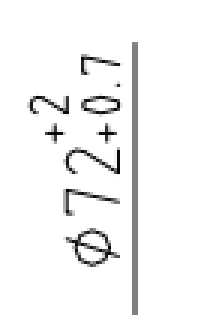
#> input picture raw_data/1.png, 74 x 105 px (shown 3 times larger); its folder holds only this picture in this run
$ python rich_datasets.py
#> lines starting #> are read from the running program, lines starting #| are printed output that depends on the picture
import cv2
import numpy as np
import os
import random

# ================= 配置区域 =================
INPUT_DIR = "raw_data"  # 你存放那100张图的文件夹
OUTPUT_DIR = "augmented_dataset"  # 增强后的图片存放处
START_ID = 101  # 起始编号
# ===========================================

if not os.path.exists(OUTPUT_DIR):
    os.makedirs(OUTPUT_DIR)


def add_gaussian_noise(image):
    """添加高斯噪声"""
    row, col, ch = image.shape
    mean = 0
    var = 0.1
    sigma = var ** 0.5
    gauss = np.random.normal(mean, sigma, (row, col, ch))
    gauss = gauss.reshape(row, col, ch)
    noisy = image + gauss * 20
    return np.clip(noisy, 0, 255).astype(np.uint8)


def adjust_brightness_contrast(image):
    """随机调节亮度和对比度"""
    brightness = random.uniform(0.7, 1.3)
    contrast = random.uniform(0.7, 1.3)
    return cv2.convertScaleAbs(image, alpha=contrast, beta=brightness)


def add_blur(image):
    """随机模糊"""
    kernel_size = random.choice([3, 5])
    return cv2.GaussianBlur(image, (kernel_size, kernel_size), 0)


def random_padding(image):
    """随机增加白色边框（模拟偏移）"""
    h, w = image.shape[:2]
    pad_top = random.randint(0, 10)
    pad_bot = random.randint(0, 10)
    pad_left = random.randint(0, 10)
    pad_right = random.randint(0, 10)
    # 使用白色填充
    return cv2.copyMakeBorder(image, pad_top, pad_bot, pad_left, pad_right, cv2.BORDER_CONSTANT, value=[255, 255, 255])


# 获取所有图片
files = [f for f in os.listdir(INPUT_DIR) if f.lower().endswith(('.png', '.jpg', '.jpeg'))]
current_id = START_ID

print(f"开始处理，原始图片数量: {len(files)}")

for file_name in files:
    img_path = os.path.join(INPUT_DIR, file_name)
    img = cv2.imread(img_path)
#> img is the input picture: shape (105, 74, 3); min 0, max 255, mean 245
    if img is None: continue

    # 每张原始图片生成 3 张增强后的图片
    for i in range(3):
        aug_img = img.copy()

        # 随机组合增强算法
        ops = [add_gaussian_noise, adjust_brightness_contrast, add_blur, random_padding]
        random.shuffle(ops)

        # 随机执行其中1-2种增强
        for op in ops[:random.randint(1, 2)]:
            aug_img = op(aug_img)

        # 统一缩放回合理尺寸（可选，如果你的切片大小差异太大）
        # aug_img = cv2.resize(aug_img, (width, height))

        # 保存图片
        save_name = f"{current_id}.png"
        cv2.imwrite(os.path.join(OUTPUT_DIR, save_name), aug_img)

        print(f"生成图片: {save_name} (源自 {file_name})")
        current_id += 1
#> this loop made 3 passes
#> save_name on pass 1: '101.png'
#> save_name on pass 2: '102.png'
#| 生成图片: 101.png (源自 1.png)
#| 生成图片: 102.png (源自 1.png)
#| 生成图片: 103.png (源自 1.png)
#> pass 1, in add_gaussian_noise, `gauss = np.random.normal(mean, sigma, (row, col, ch))`:
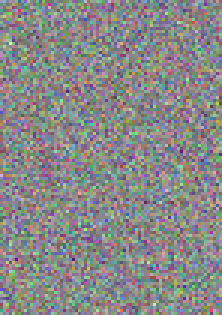
#> gauss: shape (105, 74, 3) float64 (shown 3 times larger); mean of channels 0, 1, 2 -0.00216, 0.000727, 0.000871; drawn with min black and max white
#> pass 1, in add_gaussian_noise, `noisy = image + gauss * 20`:
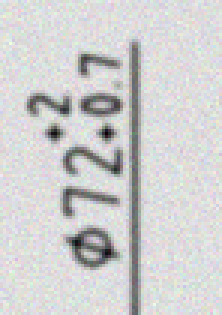
#> noisy: shape (105, 74, 3) float64 (shown 3 times larger); mean of channels 0, 1, 2 245, 245.1, 245.1; drawn with min black and max white
#> pass 1, `cv2.imwrite(os.path.join(OUTPUT_DIR, save_name), aug_img)`:
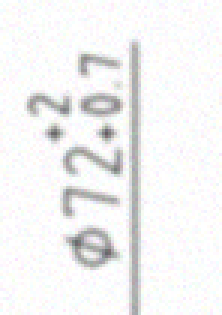
#> saved as 101.png: shape (105, 74, 3) (shown 3 times larger); mean B, G, R 242.7, 242.8, 242.8
#> pass 2, in add_gaussian_noise (call 2), `noisy = image + gauss * 20`:
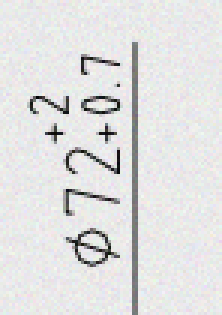
#> noisy: shape (105, 74, 3) float64 (shown 3 times larger); mean B, G, R 245, 245, 245; drawn with min black and max white
#> after the loop, current_id = 104

print(f"处理完成！最终数据集总数: {current_id - START_ID} 张，起始编号: {START_ID}")
#| 处理完成！最终数据集总数: 3 张，起始编号: 101

$ run again, on raw_data/12.png
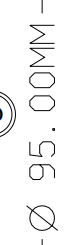
#> input picture raw_data/12.png, 81 x 245 px
#> img is the input picture: shape (245, 81, 3); mean B, G, R 245.9, 245.9, 245.9
#> the loop `for i in range(3):` made 3 passes
#> save_name on pass 1: '101.png'
#> (printed output is left out)
#> pass 1, in add_gaussian_noise, `gauss = np.random.normal(mean, sigma, (row, col, ch))`:
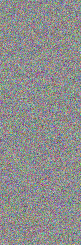
#> gauss: shape (245, 81, 3) float64; mean of channels 0, 1, 2 -0.00379, 0.000765, 0.00101; drawn with min black and max white
#> pass 2, in add_gaussian_noise (call 2), `noisy = image + gauss * 20`:
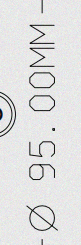
#> noisy: shape (245, 81, 3) float64; mean B, G, R 246, 246, 245.8; drawn with min black and max white
#> after the loop `for i in range(3):`: current_id = 104
#| 处理完成！最终数据集总数: 3 张，起始编号: 101

$ run again, on raw_data/13.png
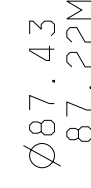
#> input picture raw_data/13.png, 91 x 188 px
#> img is the input picture: shape (188, 91, 3); min 0, max 255, mean 245.2
#> the loop `for i in range(3):` made 3 passes
#> save_name on pass 1: '101.png'
#> (printed output is left out)
#> pass 1, in add_gaussian_noise, `noisy = image + gauss * 20`:
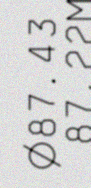
#> noisy: shape (188, 91, 3) float64; mean of channels 0, 1, 2 245.1, 245.2, 245.1; drawn with min black and max white
#> pass 2, in add_gaussian_noise (call 2), `noisy = image + gauss * 20`:
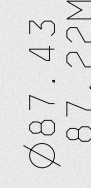
#> noisy: shape (188, 91, 3) float64; mean B, G, R 245.2, 245.3, 245.2; drawn with min black and max white
#> after the loop `for i in range(3):`: current_id = 104
#| 处理完成！最终数据集总数: 3 张，起始编号: 101

$ run again, on raw_data/10.png
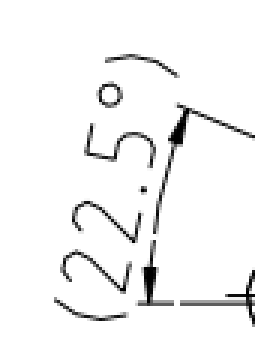
#> input picture raw_data/10.png, 85 x 115 px (shown 3 times larger)
#> img is the input picture: shape (115, 85, 3); min 0, max 255, mean 244
#> the loop `for i in range(3):` made 3 passes
#> save_name on pass 1: '101.png'
#> (printed output is left out)
#> pass 1, in add_gaussian_noise, `gauss = np.random.normal(mean, sigma, (row, col, ch))`:
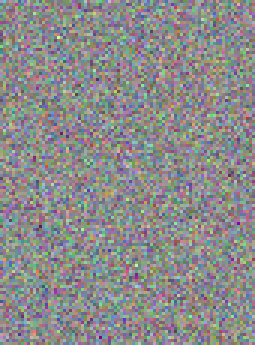
#> gauss: shape (115, 85, 3) float64 (shown 3 times larger); mean of channels 0, 1, 2 -0.00201, -0.000782, -0.00073; drawn with min black and max white
#> pass 2, in add_gaussian_noise (call 2), `noisy = image + gauss * 20`:
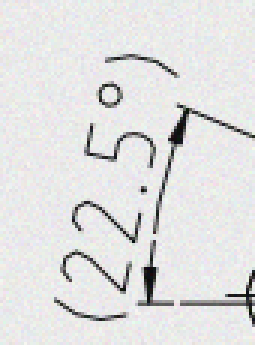
#> noisy: shape (115, 85, 3) float64 (shown 3 times larger); mean B, G, R 243.8, 244, 244; drawn with min black and max white
#> after the loop `for i in range(3):`: current_id = 104
#| 处理完成！最终数据集总数: 3 张，起始编号: 101
